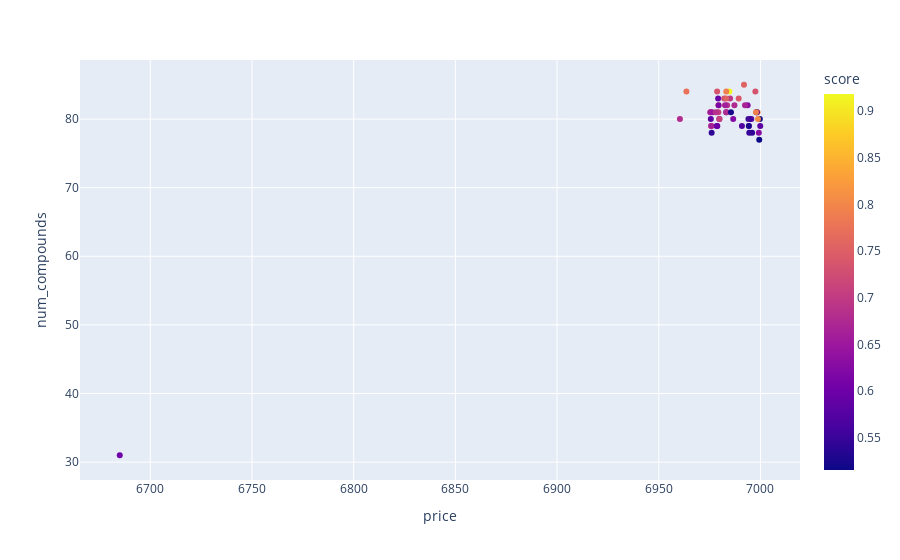

Notebook cell for this chart:
### Markdown cell above
Then we can look at how the number of compounds compare across the sets:

### Code cell
scorer.plot(["price", "num_compounds"])
